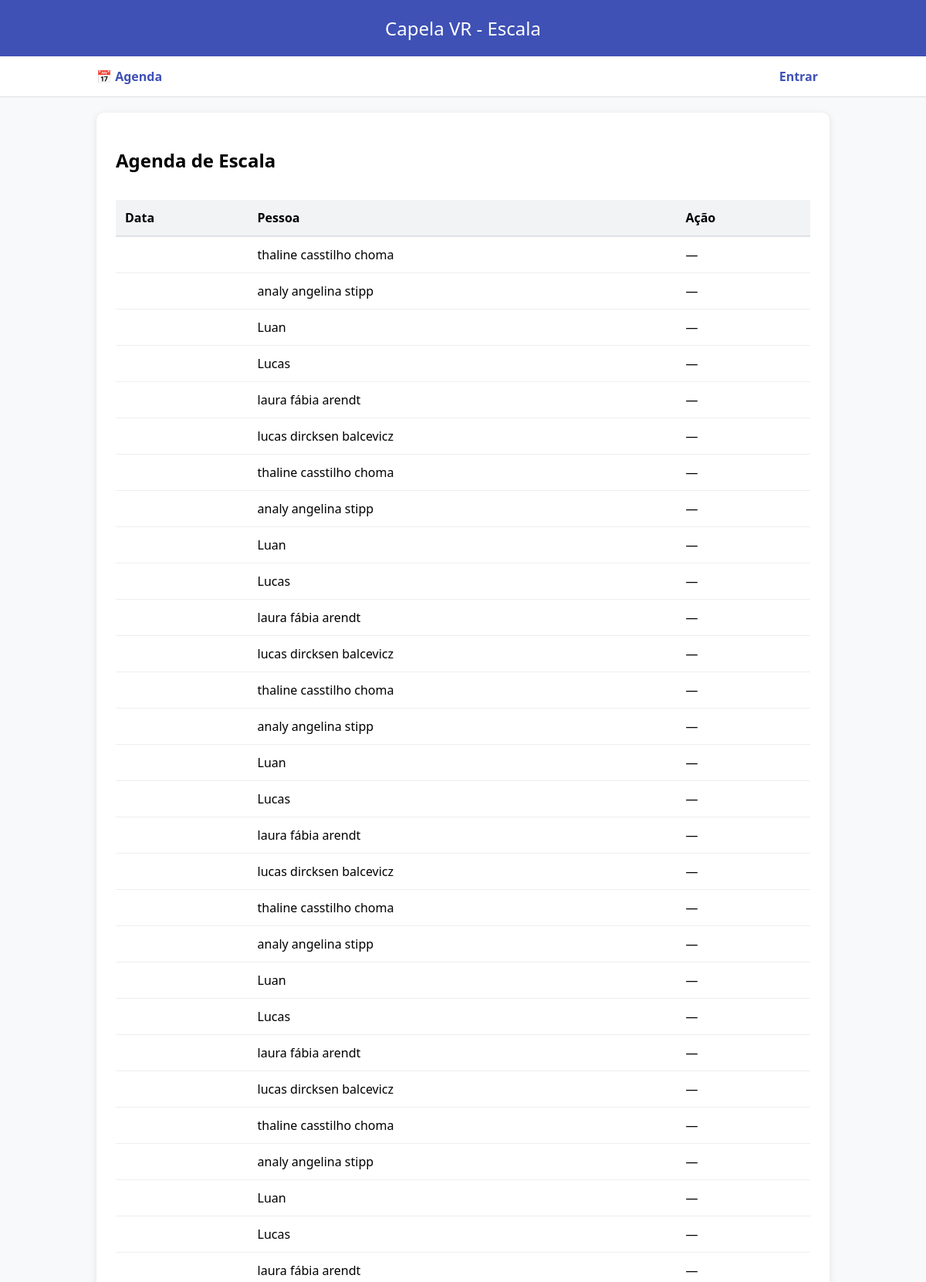
The page / (upper part) on the database its author committed.
### tables this page shows
CREATE TABLE agenda (
                id INTEGER PRIMARY KEY AUTOINCREMENT,
                data DATE NOT NULL,
                pessoa_id INTEGER NOT NULL,
                FOREIGN KEY(pessoa_id) REFERENCES pessoas(id)
            );

CREATE TABLE pessoas (
                id INTEGER PRIMARY KEY AUTOINCREMENT,
                nome TEXT NOT NULL,
                senha TEXT DEFAULT '1234',
                role TEXT DEFAULT 'user',
                primeiro_login INTEGER DEFAULT 1,
                ordem INTEGER NOT NULL,
                ativo INTEGER DEFAULT 1
            , login TEXT);

### app.py (the view, shortened to what this page needs)
@app.route("/")
def agenda():
    hoje_dt = date.today()
    hoje_str = hoje_dt.strftime("%Y-%m-%d")
    dias_faltando = None
    proxima_data_obj = None
    with get_db() as db:
        c = db.cursor()
        c.execute("""
            SELECT
                agenda.id,
                agenda.data,
                strftime('%d-%m-%Y', agenda.data) AS data_recebeu,
                strftime('%d-%m-%Y', date(agenda.data, '+1 day')) AS data_entrega,
                pessoas.nome,
                agenda.pessoa_id
            FROM agenda
            JOIN pessoas ON pessoas.id = agenda.pessoa_id
            ORDER BY agenda.data
        """)
        dados = c.fetchall()
    esta_comigo = session.get(f"comigo_{hoje_str}_{session.get('user_id')}", False)
    return render_template("agenda.html",
                           agenda=dados,
                           hoje=hoje_str,
                           dias_faltando=dias_faltando,
                           proxima_data=proxima_data_obj,
                           esta_comigo=esta_comigo)

### app.py (called while the page is built)
def get_db():
    conn = sqlite3.connect(DB_NAME, timeout=10)
    conn.row_factory = sqlite3.Row
    return conn

### templates/agenda.html (shortened to what this page needs)
{% extends "base.html" %}
{% block content %}
<div style="display: flex; justify-content: space-between; align-items: center;">
    <h2>Agenda de Escala</h2>
</div>
<table>
    <tr>
        <th>Data</th>
        <th>Pessoa</th>
        <th>Ação</th>
    </tr>
    {% for a in agenda %}
    <tr {% if a['data'] == hoje %} style="background: #fff9c4;" {% endif %}>
        <td>{{ a['data_br'] }}</td>
        <td>{{ a['nome'] }}</td>
        <td>
            {% if a['data'] == hoje and session['role'] == 'admin' %}
            <form method="post" action="/atrasar">
                <input type="number" name="dias" value="1" min="1" style="width: 40px;">
                <button type="submit">Atrasar</button>
            </form>
            {% else %} — {% endif %}
        </td>
    </tr>
    {% endfor %}
</table>
{% endblock %}

### static/style.css (style rules this page uses)
body { font-family: 'Segoe UI', sans-serif; background: #f8f9fa; margin: 0; padding: 0; }
table { width: 100%; border-collapse: collapse; margin-top: 15px; }
th { background: #f1f3f5; padding: 12px; text-align: left; border-bottom: 2px solid #dee2e6; }
td { padding: 12px; border-bottom: 1px solid #eee; }

### rows shown on the page
agenda: nome "thaline casstilho choma"
agenda: nome "analy angelina stipp"
agenda: nome "Luan"
agenda: nome "Lucas"
agenda: nome "laura fábia arendt"
agenda: nome "lucas dircksen balcevicz"
agenda: nome "thaline casstilho choma"
agenda: nome "analy angelina stipp"
agenda: nome "Luan"
agenda: nome "Lucas"
agenda: nome "laura fábia arendt"
agenda: nome "lucas dircksen balcevicz"
agenda: nome "thaline casstilho choma"
agenda: nome "analy angelina stipp"
agenda: nome "Luan"
agenda: nome "Lucas"
agenda: nome "laura fábia arendt"
agenda: nome "lucas dircksen balcevicz"
agenda: nome "thaline casstilho choma"
agenda: nome "analy angelina stipp"
agenda: nome "Luan"
agenda: nome "Lucas"
agenda: nome "laura fábia arendt"
agenda: nome "lucas dircksen balcevicz"
agenda: nome "thaline casstilho choma"
agenda: nome "analy angelina stipp"
agenda: nome "Luan"
agenda: nome "Lucas"
agenda: nome "laura fábia arendt"
